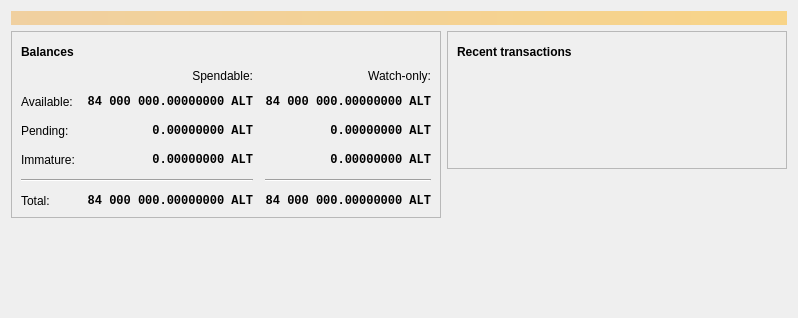
<?xml version="1.0" encoding="UTF-8"?>
<ui version="4.0">
 <class>OverviewPage</class>
 <widget class="QWidget" name="OverviewPage">
  <property name="geometry">
   <rect>
    <x>0</x>
    <y>0</y>
    <width>798</width>
    <height>318</height>
   </rect>
  </property>
  <property name="windowTitle">
   <string>Form</string>
  </property>
  <layout class="QVBoxLayout" name="topLayout">
   <item>
    <widget class="QLabel" name="labelAlerts">
     <property name="visible">
      <bool>false</bool>
     </property>
     <property name="styleSheet">
      <string notr="true">QLabel { background-color: qlineargradient(x1: 0, y1: 0, x2: 1, y2: 0, stop:0 #F0D0A0, stop:1 #F8D488); color:#000000; }</string>
     </property>
     <property name="wordWrap">
      <bool>true</bool>
     </property>
     <property name="margin">
      <number>3</number>
     </property>
     <property name="textInteractionFlags">
      <set>Qt::TextSelectableByMouse</set>
     </property>
    </widget>
   </item>
   <item>
    <layout class="QHBoxLayout" name="horizontalLayout" stretch="1,1">
     <item>
      <layout class="QVBoxLayout" name="verticalLayout_2">
       <item>
        <widget class="QFrame" name="frame">
         <property name="frameShape">
          <enum>QFrame::StyledPanel</enum>
         </property>
         <property name="frameShadow">
          <enum>QFrame::Raised</enum>
         </property>
         <layout class="QVBoxLayout" name="verticalLayout_4">
          <item>
           <layout class="QHBoxLayout" name="horizontalLayout_4">
            <item>
             <widget class="QLabel" name="label_5">
              <property name="font">
               <font>
                <weight>75</weight>
                <bold>true</bold>
               </font>
              </property>
              <property name="text">
               <string>Balances</string>
              </property>
             </widget>
            </item>
            <item>
             <widget class="QPushButton" name="labelWalletStatus">
              <property name="enabled">
               <bool>true</bool>
              </property>
              <property name="maximumSize">
               <size>
                <width>30</width>
                <height>16777215</height>
               </size>
              </property>
              <property name="toolTip">
               <string>The displayed information may be out of date. Your wallet automatically synchronizes with the Altcoin network after a connection is established, but this process has not completed yet.</string>
              </property>
              <property name="text">
               <string/>
              </property>
              <property name="icon">
               <iconset resource="../bitcoin.qrc">
                <normaloff>:/icons/warning</normaloff>
                <disabledoff>:/icons/warning</disabledoff>:/icons/warning</iconset>
              </property>
              <property name="iconSize">
               <size>
                <width>24</width>
                <height>24</height>
               </size>
              </property>
              <property name="flat">
               <bool>true</bool>
              </property>
             </widget>
            </item>
            <item>
             <spacer name="horizontalSpacer_3">
              <property name="orientation">
               <enum>Qt::Horizontal</enum>
              </property>
              <property name="sizeHint" stdset="0">
               <size>
                <width>40</width>
                <height>20</height>
               </size>
              </property>
             </spacer>
            </item>
           </layout>
          </item>
          <item>
           <layout class="QGridLayout" name="gridLayout">
            <property name="spacing">
             <number>12</number>
            </property>
            <item row="2" column="2">
             <widget class="QLabel" name="labelWatchPending">
              <property name="font">
               <font>
                <family>Monospace</family>
                <weight>75</weight>
                <bold>true</bold>
               </font>
              </property>
              <property name="cursor">
               <cursorShape>IBeamCursor</cursorShape>
              </property>
              <property name="toolTip">
               <string>Unconfirmed transactions to watch-only addresses</string>
              </property>
              <property name="text">
               <string notr="true">0.00000000 ALT</string>
              </property>
              <property name="alignment">
               <set>Qt::AlignRight|Qt::AlignTrailing|Qt::AlignVCenter</set>
              </property>
              <property name="textInteractionFlags">
               <set>Qt::LinksAccessibleByMouse|Qt::TextSelectableByKeyboard|Qt::TextSelectableByMouse</set>
              </property>
             </widget>
            </item>
            <item row="2" column="1">
             <widget class="QLabel" name="labelUnconfirmed">
              <property name="font">
               <font>
                <family>Monospace</family>
                <weight>75</weight>
                <bold>true</bold>
               </font>
              </property>
              <property name="cursor">
               <cursorShape>IBeamCursor</cursorShape>
              </property>
              <property name="toolTip">
               <string>Total of transactions that have yet to be confirmed, and do not yet count toward the spendable balance</string>
              </property>
              <property name="text">
               <string notr="true">0.00000000 ALT</string>
              </property>
              <property name="alignment">
               <set>Qt::AlignRight|Qt::AlignTrailing|Qt::AlignVCenter</set>
              </property>
              <property name="textInteractionFlags">
               <set>Qt::LinksAccessibleByMouse|Qt::TextSelectableByKeyboard|Qt::TextSelectableByMouse</set>
              </property>
             </widget>
            </item>
            <item row="3" column="2">
             <widget class="QLabel" name="labelWatchImmature">
              <property name="font">
               <font>
                <family>Monospace</family>
                <weight>75</weight>
                <bold>true</bold>
               </font>
              </property>
              <property name="cursor">
               <cursorShape>IBeamCursor</cursorShape>
              </property>
              <property name="toolTip">
               <string>Mined balance in watch-only addresses that has not yet matured</string>
              </property>
              <property name="text">
               <string notr="true">0.00000000 ALT</string>
              </property>
              <property name="alignment">
               <set>Qt::AlignRight|Qt::AlignTrailing|Qt::AlignVCenter</set>
              </property>
              <property name="textInteractionFlags">
               <set>Qt::LinksAccessibleByMouse|Qt::TextSelectableByKeyboard|Qt::TextSelectableByMouse</set>
              </property>
             </widget>
            </item>
            <item row="4" column="0" colspan="2">
             <widget class="Line" name="line">
              <property name="orientation">
               <enum>Qt::Horizontal</enum>
              </property>
             </widget>
            </item>
            <item row="4" column="2">
             <widget class="Line" name="lineWatchBalance">
              <property name="sizePolicy">
               <sizepolicy hsizetype="Preferred" vsizetype="Fixed">
                <horstretch>0</horstretch>
                <verstretch>0</verstretch>
               </sizepolicy>
              </property>
              <property name="minimumSize">
               <size>
                <width>140</width>
                <height>0</height>
               </size>
              </property>
              <property name="orientation">
               <enum>Qt::Horizontal</enum>
              </property>
             </widget>
            </item>
            <item row="5" column="0">
             <widget class="QLabel" name="labelTotalText">
              <property name="text">
               <string>Total:</string>
              </property>
             </widget>
            </item>
            <item row="3" column="1">
             <widget class="QLabel" name="labelImmature">
              <property name="font">
               <font>
                <family>Monospace</family>
                <weight>75</weight>
                <bold>true</bold>
               </font>
              </property>
              <property name="cursor">
               <cursorShape>IBeamCursor</cursorShape>
              </property>
              <property name="toolTip">
               <string>Mined balance that has not yet matured</string>
              </property>
              <property name="text">
               <string notr="true">0.00000000 ALT</string>
              </property>
              <property name="alignment">
               <set>Qt::AlignRight|Qt::AlignTrailing|Qt::AlignVCenter</set>
              </property>
              <property name="textInteractionFlags">
               <set>Qt::LinksAccessibleByMouse|Qt::TextSelectableByKeyboard|Qt::TextSelectableByMouse</set>
              </property>
             </widget>
            </item>
            <item row="2" column="3">
             <spacer name="horizontalSpacer_2">
              <property name="orientation">
               <enum>Qt::Horizontal</enum>
              </property>
              <property name="sizeHint" stdset="0">
               <size>
                <width>40</width>
                <height>20</height>
               </size>
              </property>
             </spacer>
            </item>
            <item row="3" column="0">
             <widget class="QLabel" name="labelImmatureText">
              <property name="text">
               <string>Immature:</string>
              </property>
             </widget>
            </item>
            <item row="5" column="1">
             <widget class="QLabel" name="labelTotal">
              <property name="font">
               <font>
                <family>Monospace</family>
                <weight>75</weight>
                <bold>true</bold>
               </font>
              </property>
              <property name="cursor">
               <cursorShape>IBeamCursor</cursorShape>
              </property>
              <property name="toolTip">
               <string>Your current total balance</string>
              </property>
              <property name="text">
               <string notr="true">84 000 000.00000000 ALT</string>
              </property>
              <property name="alignment">
               <set>Qt::AlignRight|Qt::AlignTrailing|Qt::AlignVCenter</set>
              </property>
              <property name="textInteractionFlags">
               <set>Qt::LinksAccessibleByMouse|Qt::TextSelectableByKeyboard|Qt::TextSelectableByMouse</set>
              </property>
             </widget>
            </item>
            <item row="5" column="2">
             <widget class="QLabel" name="labelWatchTotal">
              <property name="font">
               <font>
                <family>Monospace</family>
                <weight>75</weight>
                <bold>true</bold>
               </font>
              </property>
              <property name="cursor">
               <cursorShape>IBeamCursor</cursorShape>
              </property>
              <property name="toolTip">
               <string>Current total balance in watch-only addresses</string>
              </property>
              <property name="text">
               <string notr="true">84 000 000.00000000 ALT</string>
              </property>
              <property name="alignment">
               <set>Qt::AlignRight|Qt::AlignTrailing|Qt::AlignVCenter</set>
              </property>
              <property name="textInteractionFlags">
               <set>Qt::LinksAccessibleByMouse|Qt::TextSelectableByKeyboard|Qt::TextSelectableByMouse</set>
              </property>
             </widget>
            </item>
            <item row="0" column="2">
             <widget class="QLabel" name="labelWatchonly">
              <property name="text">
               <string>Watch-only:</string>
              </property>
              <property name="alignment">
               <set>Qt::AlignRight|Qt::AlignTrailing|Qt::AlignVCenter</set>
              </property>
             </widget>
            </item>
            <item row="1" column="0">
             <widget class="QLabel" name="labelBalanceText">
              <property name="text">
               <string>Available:</string>
              </property>
             </widget>
            </item>
            <item row="1" column="1">
             <widget class="QLabel" name="labelBalance">
              <property name="font">
               <font>
                <family>Monospace</family>
                <weight>75</weight>
                <bold>true</bold>
               </font>
              </property>
              <property name="cursor">
               <cursorShape>IBeamCursor</cursorShape>
              </property>
              <property name="toolTip">
               <string>Your current spendable balance</string>
              </property>
              <property name="text">
               <string notr="true">84 000 000.00000000 ALT</string>
              </property>
              <property name="alignment">
               <set>Qt::AlignRight|Qt::AlignTrailing|Qt::AlignVCenter</set>
              </property>
              <property name="textInteractionFlags">
               <set>Qt::LinksAccessibleByMouse|Qt::TextSelectableByKeyboard|Qt::TextSelectableByMouse</set>
              </property>
             </widget>
            </item>
            <item row="1" column="2">
             <widget class="QLabel" name="labelWatchAvailable">
              <property name="font">
               <font>
                <family>Monospace</family>
                <weight>75</weight>
                <bold>true</bold>
               </font>
              </property>
              <property name="cursor">
               <cursorShape>IBeamCursor</cursorShape>
              </property>
              <property name="toolTip">
               <string>Your current balance in watch-only addresses</string>
              </property>
              <property name="text">
               <string notr="true">84 000 000.00000000 ALT</string>
              </property>
              <property name="alignment">
               <set>Qt::AlignRight|Qt::AlignTrailing|Qt::AlignVCenter</set>
              </property>
              <property name="textInteractionFlags">
               <set>Qt::LinksAccessibleByMouse|Qt::TextSelectableByKeyboard|Qt::TextSelectableByMouse</set>
              </property>
             </widget>
            </item>
            <item row="2" column="0">
             <widget class="QLabel" name="labelPendingText">
              <property name="text">
               <string>Pending:</string>
              </property>
             </widget>
            </item>
            <item row="0" column="1">
             <widget class="QLabel" name="labelSpendable">
              <property name="text">
               <string>Spendable:</string>
              </property>
              <property name="alignment">
               <set>Qt::AlignRight|Qt::AlignTrailing|Qt::AlignVCenter</set>
              </property>
             </widget>
            </item>
           </layout>
          </item>
         </layout>
        </widget>
       </item>
       <item>
        <spacer name="verticalSpacer">
         <property name="orientation">
          <enum>Qt::Vertical</enum>
         </property>
         <property name="sizeHint" stdset="0">
          <size>
           <width>20</width>
           <height>40</height>
          </size>
         </property>
        </spacer>
       </item>
      </layout>
     </item>
     <item>
      <layout class="QVBoxLayout" name="verticalLayout_3">
       <item>
        <widget class="QFrame" name="frame_2">
         <property name="frameShape">
          <enum>QFrame::StyledPanel</enum>
         </property>
         <property name="frameShadow">
          <enum>QFrame::Raised</enum>
         </property>
         <layout class="QVBoxLayout" name="verticalLayout">
          <item>
           <layout class="QHBoxLayout" name="horizontalLayout_2">
            <item>
             <widget class="QLabel" name="label_4">
              <property name="font">
               <font>
                <weight>75</weight>
                <bold>true</bold>
               </font>
              </property>
              <property name="text">
               <string>Recent transactions</string>
              </property>
             </widget>
            </item>
            <item>
             <widget class="QPushButton" name="labelTransactionsStatus">
              <property name="enabled">
               <bool>true</bool>
              </property>
              <property name="maximumSize">
               <size>
                <width>30</width>
                <height>16777215</height>
               </size>
              </property>
              <property name="toolTip">
               <string>The displayed information may be out of date. Your wallet automatically synchronizes with the Altcoin network after a connection is established, but this process has not completed yet.</string>
              </property>
              <property name="text">
               <string/>
              </property>
              <property name="icon">
               <iconset resource="../bitcoin.qrc">
                <normaloff>:/icons/warning</normaloff>
                <disabledoff>:/icons/warning</disabledoff>:/icons/warning</iconset>
              </property>
              <property name="iconSize">
               <size>
                <width>24</width>
                <height>24</height>
               </size>
              </property>
              <property name="flat">
               <bool>true</bool>
              </property>
             </widget>
            </item>
            <item>
             <spacer name="horizontalSpacer">
              <property name="orientation">
               <enum>Qt::Horizontal</enum>
              </property>
              <property name="sizeHint" stdset="0">
               <size>
                <width>40</width>
                <height>20</height>
               </size>
              </property>
             </spacer>
            </item>
           </layout>
          </item>
          <item>
           <widget class="TransactionOverviewWidget" name="listTransactions">
            <property name="styleSheet">
             <string notr="true">QListView { background: transparent; }</string>
            </property>
            <property name="frameShape">
             <enum>QFrame::NoFrame</enum>
            </property>
            <property name="verticalScrollBarPolicy">
             <enum>Qt::ScrollBarAlwaysOff</enum>
            </property>
            <property name="horizontalScrollBarPolicy">
             <enum>Qt::ScrollBarAlwaysOff</enum>
            </property>
            <property name="sizeAdjustPolicy">
             <enum>QAbstractScrollArea::AdjustToContents</enum>
            </property>
            <property name="selectionMode">
             <enum>QAbstractItemView::NoSelection</enum>
            </property>
            <property name="uniformItemSizes">
             <bool>true</bool>
            </property>
           </widget>
          </item>
         </layout>
        </widget>
       </item>
       <item>
        <spacer name="verticalSpacer_2">
         <property name="orientation">
          <enum>Qt::Vertical</enum>
         </property>
         <property name="sizeHint" stdset="0">
          <size>
           <width>20</width>
           <height>40</height>
          </size>
         </property>
        </spacer>
       </item>
      </layout>
     </item>
    </layout>
   </item>
  </layout>
 </widget>
 <customwidgets>
  <customwidget>
   <class>TransactionOverviewWidget</class>
   <extends>QListView</extends>
   <header>qt/transactionoverviewwidget.h</header>
  </customwidget>
 </customwidgets>
 <resources/>
 <connections/>
</ui>
